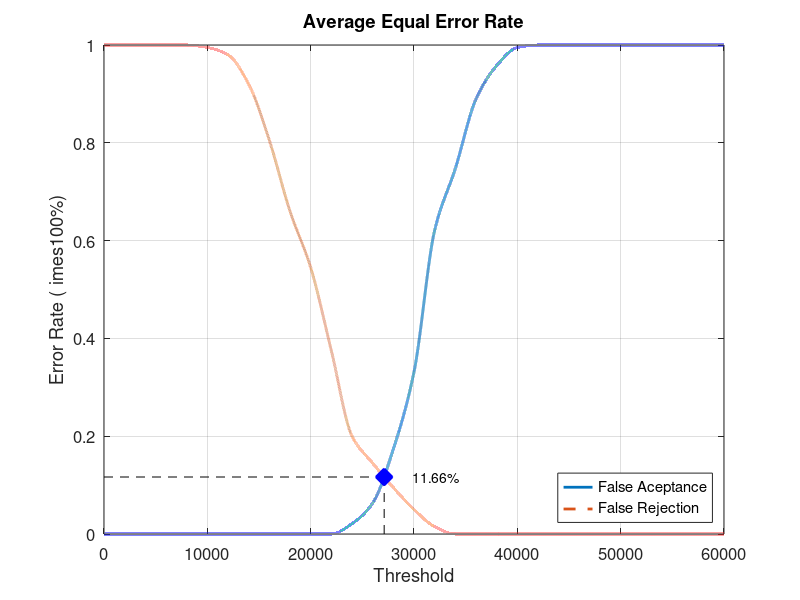
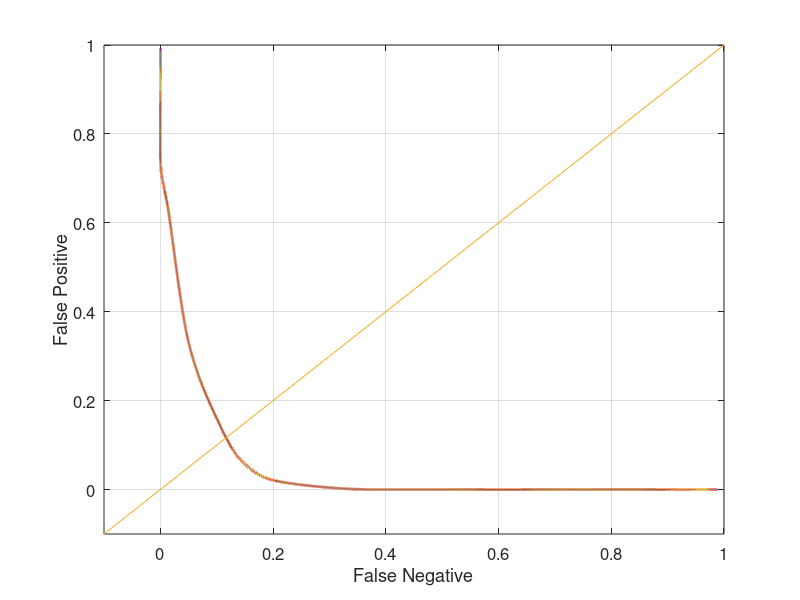

Write MATLAB code to recreate these figures, in order.
close all;
clear;
clc;
x = 0:2000:60000;
xq = 0:0.5:60000;

y0 = [0 0 0 0 0 0 0 0 0 0 0 0 0.0210526 0.0631579 0.173684 0.331579 0.621053 0.747368 0.889474 0.957895 0.994737 1 1 1 1 1 1 1 1 1 1]
yy0 = interp1(x, y0, xq, 'pchip');
y1 = [1 1 1 1 1 0.995 0.98 0.92 0.805 0.66 0.545 0.375 0.2 0.145 0.095 0.05 0.015 0 0 0 0 0 0 0 0 0 0 0 0 0 0]
yy1 = interp1(x, y1, xq, 'pchip');

% Calculating EER: 
y2 = abs(y0 - y1);
find(y2 == min(y2))
yy2 = abs(yy0 - yy1);
xEER = find(yy2 == min(yy2));
xEERIndex = xq(xEER) % X-axis EER
yEER = yy0(xEER) % Y-axis EER

main = figure
plot(xq, yy0,'-','LineWidth', 2);	hold on
plot(xq, yy1,'--','LineWidth', 2);	hold on
plot([xEERIndex xEERIndex], [0 yEER], 'k--');	hold on
plot([0 xEERIndex], [yEER yEER], 'k--');	hold on
plot(xEERIndex, yEER, 'bx', 'LineWidth', 10);	hold on
text(xEERIndex + 10 * xEERIndex / 100, yEER, [num2str(round((10000 * yEER)) / 100) '%'])
legend('False Aceptance', 'False Rejection', 'Location', 'SouthEast')
xlabel('Threshold')
ylabel('Error Rate (	imes100%)')
title('Average Equal Error Rate')
set(gca, 'FontSize', 12)
axis([0 60000 0 1])
grid on

print(main, 'Database3_1Main', '-dpng');
FNRxFPR = figure('Color', [1 1 1]);
plot(yy1, yy0, '-', yy1, yy0, 'LineWidth', 2);
hold on
y = -0.1:0.1:1
plot(y, y); 
set(gca, 'FontSize', 12)
xlabel('False Negative')
ylabel('False Positive')
axis([-0.1 1 -0.1 1])
set(gca, 'FontSize', 12)
grid on

print(FNRxFPR, 'Database3_1FNRxFPR','-dpng');
